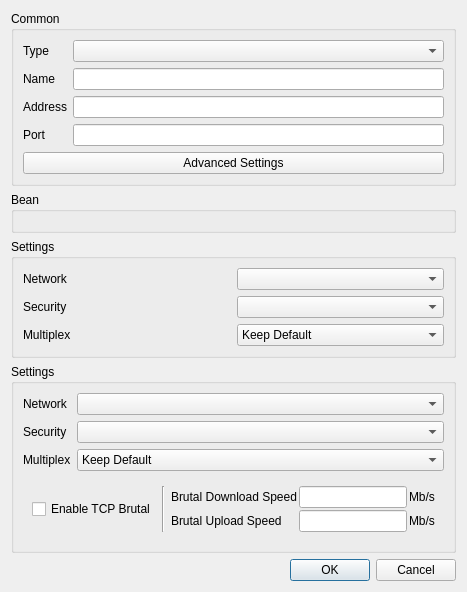
    <widget class="QWidget" name="left_w" native="true">
     <property name="sizePolicy">
      <sizepolicy hsizetype="Minimum" vsizetype="Maximum">
       <horstretch>0</horstretch>
       <verstretch>0</verstretch>
      </sizepolicy>
     </property>
     <property name="minimumSize">
      <size>
       <width>400</width>
       <height>0</height>
      </size>
     </property>
     <layout class="QVBoxLayout" name="left">
      <property name="sizeConstraint">
       <enum>QLayout::SizeConstraint::SetDefaultConstraint</enum>
      </property>
      <item>
       <widget class="QGroupBox" name="groupBox">
        <property name="sizePolicy">
         <sizepolicy hsizetype="Preferred" vsizetype="Maximum">
          <horstretch>0</horstretch>
          <verstretch>0</verstretch>
         </sizepolicy>
        </property>
        <property name="title">
         <string>Common</string>
        </property>
        <layout class="QVBoxLayout" name="verticalLayout_3">
         <item>
          <layout class="QGridLayout" name="gridLayout_2">
           <item row="2" column="1">
            <widget class="MyLineEdit" name="address"/>
           </item>
           <item row="1" column="1">
            <widget class="MyLineEdit" name="name"/>
           </item>
           <item row="3" column="1">
            <widget class="QLineEdit" name="port"/>
           </item>
           <item row="0" column="0">
            <widget class="QLabel" name="type_l">
             <property name="text">
              <string>Type</string>
             </property>
            </widget>
           </item>
           <item row="3" column="0">
            <widget class="QLabel" name="port_l">
             <property name="text">
              <string>Port</string>
             </property>
            </widget>
           </item>
           <item row="2" column="0">
            <widget class="QLabel" name="address_l">
             <property name="text">
              <string>Address</string>
             </property>
            </widget>
           </item>
           <item row="1" column="0">
            <widget class="QLabel" name="label">
             <property name="text">
              <string>Name</string>
             </property>
            </widget>
           </item>
           <item row="0" column="1">
            <widget class="QComboBox" name="type"/>
           </item>
          </layout>
         </item>
         <item>
          <widget class="QPushButton" name="advanced_button">
           <property name="text">
            <string>Advanced Settings</string>
           </property>
          </widget>
         </item>
        </layout>
       </widget>
      </item>
      <item>
       <widget class="QGroupBox" name="bean">
        <property name="sizePolicy">
         <sizepolicy hsizetype="Preferred" vsizetype="Maximum">
          <horstretch>0</horstretch>
          <verstretch>0</verstretch>
         </sizepolicy>
        </property>
        <property name="title">
         <string notr="true">Bean</string>
        </property>
        <layout class="QVBoxLayout" name="verticalLayout_4">
         <item>
          <widget class="QWidget" name="fake" native="true"/>
         </item>
        </layout>
       </widget>
      </item>
      <item>
       <widget class="QGroupBox" name="xray_settings_box">
        <property name="title">
         <string>Settings</string>
        </property>
        <layout class="QVBoxLayout" name="verticalLayout_9">
         <item>
          <widget class="QWidget" name="widget_4" native="true">
           <layout class="QGridLayout" name="gridLayout_4">
            <property name="leftMargin">
             <number>0</number>
            </property>
            <property name="topMargin">
             <number>0</number>
            </property>
            <property name="rightMargin">
             <number>0</number>
            </property>
            <property name="bottomMargin">
             <number>0</number>
            </property>
            <item row="0" column="0">
             <widget class="QLabel" name="label_9">
              <property name="text">
               <string>Network</string>
              </property>
             </widget>
            </item>
            <item row="0" column="1">
             <widget class="QComboBox" name="xray_network"/>
            </item>
            <item row="1" column="0">
             <widget class="QLabel" name="label_10">
              <property name="text">
               <string>Security</string>
              </property>
             </widget>
            </item>
            <item row="1" column="1">
             <widget class="QComboBox" name="xray_security"/>
            </item>
           </layout>
          </widget>
         </item>
         <item>
          <widget class="QWidget" name="xray_mux_box" native="true">
           <layout class="QGridLayout" name="gridLayout_8">
            <property name="leftMargin">
             <number>0</number>
            </property>
            <property name="topMargin">
             <number>0</number>
            </property>
            <property name="rightMargin">
             <number>0</number>
            </property>
            <property name="bottomMargin">
             <number>0</number>
            </property>
            <item row="0" column="0">
             <widget class="QLabel" name="label_17">
              <property name="text">
               <string>Multiplex</string>
              </property>
             </widget>
            </item>
            <item row="0" column="1">
             <widget class="QComboBox" name="xray_mux">
              <item>
               <property name="text">
                <string>Keep Default</string>
               </property>
              </item>
              <item>
               <property name="text">
                <string>Enabled</string>
               </property>
              </item>
              <item>
               <property name="text">
                <string>Disabled</string>
               </property>
              </item>
             </widget>
            </item>
           </layout>
          </widget>
         </item>
        </layout>
       </widget>
      </item>
      <item>
       <widget class="QGroupBox" name="stream_box">
        <property name="sizePolicy">
         <sizepolicy hsizetype="Preferred" vsizetype="Maximum">
          <horstretch>0</horstretch>
          <verstretch>0</verstretch>
         </sizepolicy>
        </property>
        <property name="minimumSize">
         <size>
          <width>0</width>
          <height>0</height>
         </size>
        </property>
        <property name="title">
         <string>Settings</string>
        </property>
        <layout class="QVBoxLayout" name="verticalLayout">
         <item>
          <layout class="QGridLayout" name="_2">
           <item row="2" column="0">
            <widget class="QLabel" name="multiplex_l">
             <property name="toolTip">
              <string>Server support is required</string>
             </property>
             <property name="text">
              <string>Multiplex</string>
             </property>
            </widget>
           </item>
           <item row="1" column="0">
            <widget class="QLabel" name="security_l">
             <property name="toolTip">
              <string>Transport Layer Security. It must be consistent with the server, otherwise, the connection cannot be established.</string>
             </property>
             <property name="text">
              <string>Security</string>
             </property>
            </widget>
           </item>
           <item row="1" column="1">
            <widget class="QComboBox" name="security">
             <item>
              <property name="text">
               <string notr="true"/>
              </property>
             </item>
             <item>
              <property name="text">
               <string notr="true">tls</string>
              </property>
             </item>
            </widget>
           </item>
           <item row="0" column="0">
            <widget class="QLabel" name="network_l">
             <property name="toolTip">
              <string>The underlying transport method. It must be consistent with the server, otherwise, the connection cannot be established.</string>
             </property>
             <property name="text">
              <string>Network</string>
             </property>
            </widget>
           </item>
           <item row="2" column="1">
            <widget class="QComboBox" name="multiplex">
             <item>
              <property name="text">
               <string>Keep Default</string>
              </property>
             </item>
             <item>
              <property name="text">
               <string>On</string>
              </property>
             </item>
             <item>
              <property name="text">
               <string>Off</string>
              </property>
             </item>
            </widget>
           </item>
           <item row="0" column="1">
            <widget class="QComboBox" name="network">
             <property name="sizePolicy">
              <sizepolicy hsizetype="Expanding" vsizetype="Fixed">
               <horstretch>0</horstretch>
               <verstretch>0</verstretch>
              </sizepolicy>
             </property>
             <item>
              <property name="text">
               <string notr="true"/>
              </property>
             </item>
             <item>
              <property name="text">
               <string notr="true">tcp</string>
              </property>
             </item>
             <item>
              <property name="text">
               <string notr="true">ws</string>
              </property>
             </item>
             <item>
              <property name="text">
               <string notr="true">httpupgrade</string>
              </property>
             </item>
             <item>
              <property name="text">
               <string notr="true">http</string>
              </property>
             </item>
             <item>
              <property name="text">
               <string notr="true">grpc</string>
              </property>
             </item>
             <item>
              <property name="text">
               <string notr="true">quic</string>
              </property>
             </item>
            </widget>
           </item>
          </layout>
         </item>
         <item>
          <widget class="QWidget" name="brutal_box" native="true">
           <layout class="QHBoxLayout" name="horizontalLayout_5">
            <item>
             <widget class="QCheckBox" name="brutal_enable">
              <property name="toolTip">
               <string>&lt;html&gt;&lt;head/&gt;&lt;body&gt;&lt;p&gt;Overrides mux to On&lt;/p&gt;&lt;/body&gt;&lt;/html&gt;</string>
              </property>
              <property name="text">
               <string>Enable TCP Brutal</string>
              </property>
             </widget>
            </item>
            <item>
             <widget class="Line" name="line_2">
              <property name="orientation">
               <enum>Qt::Orientation::Vertical</enum>
              </property>
             </widget>
            </item>
            <item>
             <widget class="QWidget" name="widget" native="true">
              <layout class="QGridLayout" name="gridLayout_3">
               <property name="leftMargin">
                <number>0</number>
               </property>
               <property name="topMargin">
                <number>0</number>
               </property>
               <property name="rightMargin">
                <number>0</number>
               </property>
               <property name="bottomMargin">
                <number>0</number>
               </property>
               <property name="spacing">
                <number>2</number>
               </property>
               <item row="0" column="0">
                <widget class="QLabel" name="brutal_speed_l">
                 <property name="toolTip">
                  <string>&lt;html&gt;&lt;head/&gt;&lt;body&gt;&lt;p&gt;Server to Client TCP Brutal Speed&lt;/p&gt;&lt;/body&gt;&lt;/html&gt;</string>
                 </property>
                 <property name="text">
                  <string>Brutal Download Speed</string>
                 </property>
                </widget>
               </item>
               <item row="0" column="2">
                <widget class="QLabel" name="brutal_speed_u">
                 <property name="text">
                  <string>Mb/s</string>
                 </property>
                </widget>
               </item>
               <item row="0" column="1">
                <widget class="QLineEdit" name="brutal_d_speed"/>
               </item>
               <item row="1" column="0">
                <widget class="QLabel" name="label_4">
                 <property name="text">
                  <string>Brutal Upload Speed</string>
                 </property>
                </widget>
               </item>
               <item row="1" column="1">
                <widget class="QLineEdit" name="brutal_u_speed"/>
               </item>
               <item row="1" column="2">
                <widget class="QLabel" name="label_7">
                 <property name="text">
                  <string>Mb/s</string>
                 </property>
                </widget>
               </item>
              </layout>
             </widget>
            </item>
           </layout>
          </widget>
         </item>
        </layout>
       </widget>
      </item>
      <item>
       <layout class="QHBoxLayout" name="horizontalLayout_4">
        <item>
         <widget class="QDialogButtonBox" name="buttonBox">
          <property name="sizePolicy">
           <sizepolicy hsizetype="Expanding" vsizetype="Fixed">
            <horstretch>0</horstretch>
            <verstretch>0</verstretch>
           </sizepolicy>
          </property>
          <property name="orientation">
           <enum>Qt::Orientation::Horizontal</enum>
          </property>
          <property name="standardButtons">
           <set>QDialogButtonBox::StandardButton::Cancel|QDialogButtonBox::StandardButton::Ok</set>
          </property>
         </widget>
        </item>
       </layout>
      </item>
     </layout>
    </widget>
